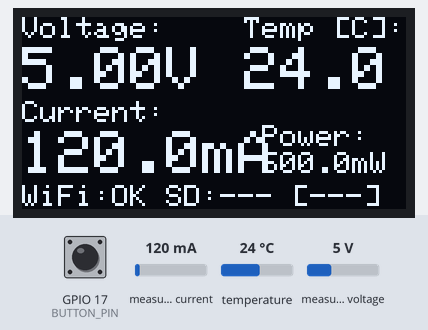
A sketch run on a simulated ESP32. Parts: 128×64 one-colour display. Inputs (shaded band) come from the test bench; at power-on: GPIO 17 (BUTTON_PIN) HIGH, measured current 120 mA, measured voltage 5 V, temperature 24 °C. WiFi joins after 1.5 s; servers stay silent unless stated; the local clock reads 2024-03-15 10:24:30 at power-on unless the sketch sets it; storage starts empty; what the sketch prints to the serial monitor is not drawn.

Above: at 3.5 s.
3.6 s: GPIO 17 (BUTTON_PIN) pulled LOW for 1 s
At 5.3 s:
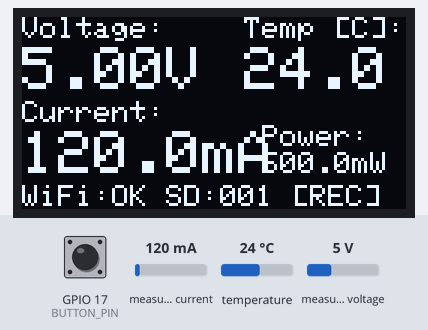
6.4 s: measured current set to 500 mA
At 8.0 s:
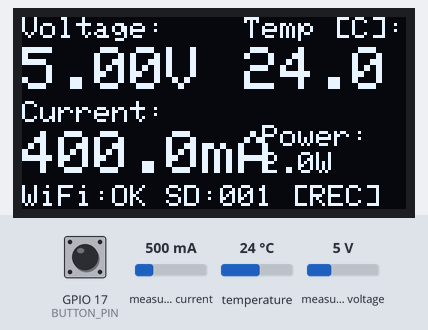
8.4 s: measured voltage set to 0.3 V
At 9.5 s:
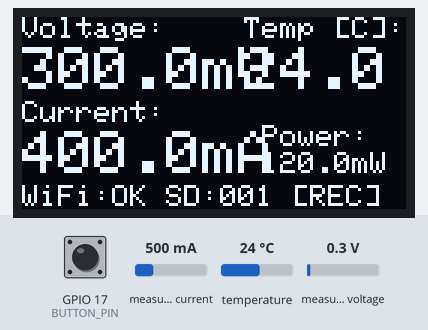
10.4 s: GPIO 17 (BUTTON_PIN) pulled LOW for 3.2 s
At 13.1 s:
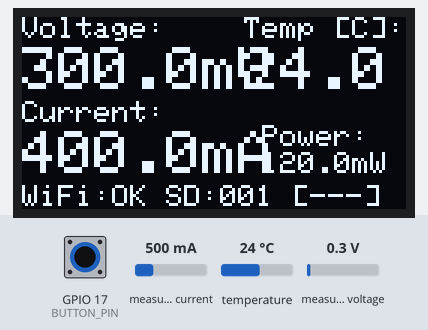
15.1 s: measured voltage set to 0.8 V
At 16.3 s:
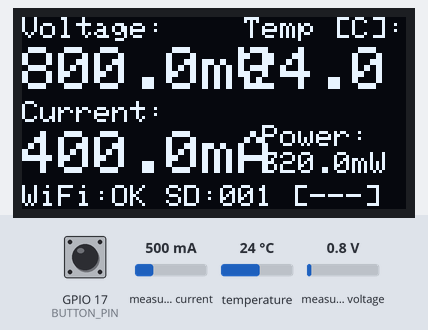
17.4 s: measured voltage set to 1.1 V
At 18.9 s:
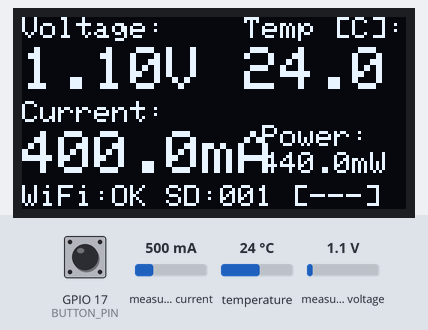
Timing chart, 0 to 20.4 s (numbered marks = the images above; inputs shaded):
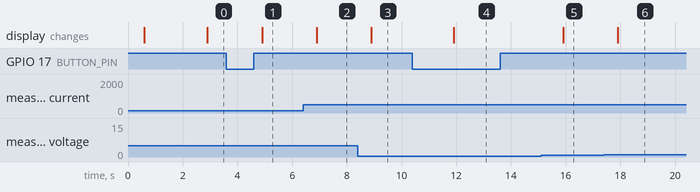

Measured:
- the behaviour switches between 0.9 and 1 V on measured voltage (found by bisection; images 5 and 6)
- after the input at 3.6 s, the display: changes after 1.3 s (image 1)
- after the input at 6.4 s, the display: changes after 0.50 s (image 2)
- after the input at 8.4 s, the display: changes after 0.50 s (image 3)
- after the input at 10.4 s, the display: changes after 1.5 s (image 4)
- after the input at 15.1 s, the display: changes after 0.81 s (image 5)
- after the input at 17.4 s, the display: changes after 0.51 s (image 6)

The sketch:

esp32_sketch.ino
```cpp
/*
 * Project 3: Sensor Data Logger
 * ESP32 + INA219 + DS18B20 + SSD1306 OLED + microSD + WiFi UDP
 * Button on GPIO 2 to start/stop logging
 * Each press-to-start creates a new timestamped file
 *
 * FPGA message override (iCEBreaker via UART, GPIO16 RX):
 *   0x01        -> enter override mode (measurements hidden, message shown)
 *   text bytes  -> accumulated as the message
 *   0x00        -> end of message text (message now displayed)
 *   0x02        -> exit override mode, resume normal display
 */

#include <Wire.h>
#include <SPI.h>
#include <SdFat.h>
#include <WiFi.h>
#include <WiFiUdp.h>
#include <WebServer.h>
#include <uri/UriBraces.h>
#include <time.h>
#include <Adafruit_INA219.h>
#include <Adafruit_GFX.h>
#include <Adafruit_SSD1306.h>
#include <OneWire.h>
#include <DallasTemperature.h>

// ── WiFi credentials ─────────────────────────────────
const char* SSID      = "YOUR_WIFI_SSID";
const char* PASSWORD  = "YOUR_WIFI_PASSWORD";
const char* LAPTOP_IP = "YOUR_LAPTOP_IP";  // e.g. 192.168.1.100 -- find via `ipconfig getifaddr en0` on macOS
const int   UDP_PORT  = 5005;

// —— DEBUG ———————————————————————————————————————————
#define DEBUG false

// ── Pin definitions ────────────────────────────
#define ONE_WIRE_PIN  4
#define SD_CS_PIN     15
#define BUTTON_PIN    17
#define FPGA_RX_PIN   16   // iCEBreaker tx -> here (UART2, RX only)

// ── OLED ────────────────────────────────────
const int SCREEN_WIDTH = 128;
const int SCREEN_HEIGHT = 64;
Adafruit_SSD1306 display(SCREEN_WIDTH, SCREEN_HEIGHT, &Wire, -1);

// ── Sensors ───────────────────────────────────
Adafruit_INA219 ina219;
OneWire oneWire(ONE_WIRE_PIN);
DallasTemperature tempSensor(&oneWire);

// ── SD ─────────────────────────────────────────────
SdFat sd;

// ── UDP + HTTP ───────────────────────────────────
WiFiUDP udp;
WebServer server(80);

// ── FPGA UART link ─────────────────────────────────
HardwareSerial FPGASerial(2);   // ESP32 hardware UART2, remapped to GPIO16 RX

// ── Config ───────────────────────────────────────────
const unsigned long LOG_INTERVAL_MS    = 1000;
const unsigned long DEBOUNCE_MS        = 50;

// ── State ────────────────────────────────────────────
char     FILENAME[32];
int      fileCount     = 0;
bool     isLogging     = false;
bool     sdOk          = false;
bool     inaOk         = false;
bool     wifiOk        = false;
unsigned long lastLogTime    = 0;
unsigned long lastDebounce   = 0;
bool     lastButtonState     = HIGH;
bool     buttonState         = HIGH;

// ── FPGA message override state ───────────────────────
bool     overrideMode     = false;
bool     receivingMessage = false;
String   pendingMessage   = "";

// ── Last-read sensor values (kept global so an override state
//    change can trigger an immediate redraw without waiting for
//    the next 1-second sensor read) ───────────────────
float lastBusV      = 0;
float lastTempC      = 0;
bool  lastTempValid  = false;
float lastCurrentMA  = 0;
float lastPowerMW    = 0;

// ────────────────────────────────────────────────────────────
// Read highest existing file count from SD so it persists
// across power cycles
// ────────────────────────────────────────────────────────────
int readFileCount() {
  SdFile root, file;
  char fname[64];
  int highest = 0;
  root.open("/");
  while (file.openNext(&root, O_READ)) {
    file.getName(fname, sizeof(fname));
    String name = String(fname);
    if (name.endsWith(".CSV") || name.endsWith(".csv")) {
      int count = name.substring(0, 3).toInt();
      if (count > highest) highest = count;
    }
    file.close();
  }
  root.close();
  return highest;
}

// ────────────────────────────────────────────────────────────
void buildFilename() {
  struct tm timeinfo;
  if (!getLocalTime(&timeinfo)) {
    snprintf(FILENAME, sizeof(FILENAME), "%03d_BOOT_%08lu.CSV", fileCount, millis());
    return;
  }
  char base[20];
  strftime(base, sizeof(base), "%Y%m%d_%H%M%S", &timeinfo);
  snprintf(FILENAME, sizeof(FILENAME), "%03d_%s.CSV", fileCount, base);
}

// ────────────────────────────────────────────────────────────
void startLogging() {
  fileCount++;
  buildFilename();
  SdFile f;
  if (f.open(FILENAME, O_WRITE | O_CREAT | O_APPEND)) {
    f.println(F("time_ms,temp_C,bus_V,current_mA,power_mW"));
    f.close();
    isLogging = true;
    Serial.print(F("Logging started: "));
    Serial.println(FILENAME);
  } else {
    Serial.println(F("ERROR: Could not create log file"));
    sdOk = false;
  }
}

void stopLogging() {
  isLogging = false;
  Serial.println(F("Logging stopped."));
}

// ────────────────────────────────────────────────────────────
void handleFileList() {
  String json = "[";
  SdFile root, file;
  char fname[64];
  root.open("/");
  bool first = true;
  while (file.openNext(&root, O_READ)) {
    file.getName(fname, sizeof(fname));
    String name = String(fname);
    if (name.endsWith(".CSV") || name.endsWith(".csv")) {
      if (!first) json += ",";
      json += "\"" + name + "\"";
      first = false;
    }
    file.close();
  }
  root.close();
  json += "]";
  server.send(200, "application/json", json);
}

void handleFileDownload() {
  String filename = server.pathArg(0);
  if (filename.indexOf('/') >= 0 || filename.indexOf('\\') >= 0) {
    server.send(400, "text/plain", "Bad filename");
    return;
  }
  SdFile f;
  if (!f.open(filename.c_str(), O_READ)) {
    server.send(404, "text/plain", "File not found");
    return;
  }
  server.sendHeader("Content-Disposition", "attachment; filename=" + filename);
  server.setContentLength(f.fileSize());
  server.send(200, "text/csv", "");
  uint8_t buf[512];
  int n;
  while ((n = f.read(buf, sizeof(buf))) > 0) {
    server.client().write(buf, n);
  }
  f.close();
}

// ── OLED display functions ────────────────────────────
void displayVoltage(float voltage_V) {
  display.setTextSize(2);
  display.setCursor(0, 10);
  if (abs(voltage_V) >= 1) {
    display.print(voltage_V, 2);
    display.print("V");
  } else {
    display.print(voltage_V * 1000.0, 1);
    display.print("mV");
  }
}

void displayTemp(float tempC, bool valid) {
  display.setTextSize(2);
  display.setCursor(74, 10);
  if (valid) {
    display.print(tempC, 1);
  } else {
    display.print("--");
  }
}

void displayCurrent(float current_mA) {
  display.setTextSize(2);
  display.setCursor(0, 38);
  if (abs(current_mA) >= 1000) {
    display.print(current_mA / 1000.0, 2);
    display.print("A");
  } else {
    display.print(current_mA, 1);
    display.print("mA");
  }
}

void displayPower(float power_mW) {
  display.setTextSize(1);
  display.setCursor(80, 36);
  display.print(F("Power:"));
  display.setCursor(80, 45);
  if (abs(power_mW) >= 1000) {
    display.print(power_mW / 1000.0, 1);
    display.print("W");
  } else {
    display.print(power_mW, 1);
    display.print("mW");
  }
}

// ── FPGA message override handling ────────────────────────
void handleFPGASerial() {
  bool stateChanged = false;

  while (FPGASerial.available()) {
    uint8_t b = FPGASerial.read();

    if (b == 0x01) {                 // enter override mode
      overrideMode     = true;
      receivingMessage = true;
      pendingMessage   = "";
      stateChanged     = true;

      if (wifiOk) {
        udp.beginPacket(LAPTOP_IP, UDP_PORT);
        udp.print("MSG_START");
        udp.endPacket();
      }

    } else if (b == 0x02) {          // exit override mode
      overrideMode     = false;
      receivingMessage = false;
      stateChanged     = true;

      if (wifiOk) {
        udp.beginPacket(LAPTOP_IP, UDP_PORT);
        udp.print("MSG_END");
        udp.endPacket();
      }

    } else if (receivingMessage) {
      if (b == 0x00) {               // end of message text
        receivingMessage = false;
        stateChanged     = true;

        if (wifiOk) {
          udp.beginPacket(LAPTOP_IP, UDP_PORT);
          udp.print("MSG_TEXT:" + pendingMessage);
          udp.endPacket();
        }

      } else {
        pendingMessage += (char)b;
      }
    }
  }

  // Redraw immediately on any state change, rather than waiting
  // for the next 1-second sensor-read cycle.
  if (stateChanged) {
    updateDisplay(lastBusV, lastTempC, lastTempValid, lastCurrentMA, lastPowerMW);
  }
}


// ── Single place that draws the OLED, used by both the normal
//    1-second sensor loop and the immediate FPGA state-change path ──
void updateDisplay(float busV, float tempC, bool tempValid, float currentMA, float powerMW) {
  display.clearDisplay();

  if (overrideMode) {
    // ── Message takes over the measurement area ──
    display.setTextSize(2);
    display.setCursor(0, 20);
    display.println(pendingMessage);

  } else {
    // ── Exactly the original layout, untouched ──
    display.setTextSize(1);
    display.setCursor(0, 0);
    display.print(F("Voltage:"));
    display.setCursor(74, 0);
    display.print(F("Temp [C]:"));

    displayVoltage(busV);
    displayTemp(tempC, tempValid);

    display.setTextSize(1);
    display.setCursor(0, 28);
    display.print(F("Current:"));
    displayCurrent(currentMA);

    displayPower(powerMW);
  }

  // ── Status bar: always shown, in both modes ──
  display.setTextSize(1);
  display.setCursor(0, 56);
  display.print(wifiOk ? F("WiFi:OK ") : F("WiFi:-- "));
  if (sdOk) {
    display.print(F("SD:"));
    if (fileCount > 0) {
      char countStr[4];
      snprintf(countStr, sizeof(countStr), "%03d", fileCount);
      display.print(countStr);
    } else {
      display.print(F("---"));
    }
  } else {
    display.print(F("SD:---"));
  }
  display.print(isLogging ? F(" [REC]") : F(" [---]"));
  display.display();
}

// ────────────────────────────────────────────────────────────
void setup() {
  Serial.begin(115200);
  delay(500);
  Serial.println(F("=== Sensor Data Logger ==="));

  // ── Button ─────────────────────────────────
  pinMode(BUTTON_PIN, INPUT_PULLUP);

  // ── FPGA UART link ───────────────────────────────
  FPGASerial.begin(9600, SERIAL_8N1, FPGA_RX_PIN, -1);

  // ── SD card ───────────────────────────────────
  Serial.print(F("SD card..."));
  if (!sd.begin(SD_CS_PIN, SD_SCK_MHZ(4))) {
    Serial.println(F(" FAILED"));
  } else {
    Serial.println(F(" OK"));
    sdOk = true;
    fileCount = readFileCount();
    Serial.print(F("Last file count: "));
    Serial.println(fileCount);
  }

  // ── OLED ───────────────────────────────────────────────────
  if (!display.begin(SSD1306_SWITCHCAPVCC, 0x3C)) {
    Serial.println(F("OLED init failed"));
  } else {
    display.clearDisplay();
    display.setTextSize(1);
    display.setTextColor(SSD1306_WHITE);
    display.setCursor(0, 0);
    display.println(F("Data Logger"));
    display.println(F("Starting up..."));
    display.display();
  }

  // ── INA219 ─────────────────────────────────────────────
  if (ina219.begin()) {
    ina219.setCalibration_16V_400mA();
    inaOk = true;
    Serial.println(F("INA219: OK"));
  } else {
    Serial.println(F("INA219: NOT FOUND"));
  }

  // ── DS18B20 ────────────────────────────────────────────
  tempSensor.begin();
  tempSensor.setResolution(12);
  Serial.print(F("DS18B20 devices found: "));
  Serial.println(tempSensor.getDeviceCount());

  // ── WiFi ────────────────────────────────────────────────
  Serial.print(F("WiFi..."));
  WiFi.begin(SSID, PASSWORD);
  int attempts = 0;
  while (WiFi.status() != WL_CONNECTED && attempts < 20) {
    delay(500);
    Serial.print('.');
    attempts++;
  }
  if (WiFi.status() == WL_CONNECTED) {
    wifiOk = true;
    udp.begin(UDP_PORT);
    Serial.print(F(" connected. IP: "));
    Serial.println(WiFi.localIP());

    configTime(-7 * 3600, 0, "pool.ntp.org", "time.nist.gov");
    Serial.print(F("NTP sync..."));
    struct tm timeinfo;
    int ntpAttempts = 0;
    while (!getLocalTime(&timeinfo) && ntpAttempts < 10) {
      delay(500);
      Serial.print('.');
      ntpAttempts++;
    }
    if (getLocalTime(&timeinfo)) {
      Serial.print(F(" OK — "));
      Serial.println(&timeinfo, "%Y-%m-%d %H:%M:%S");
    } else {
      Serial.println(F(" FAILED — filename will use millis()"));
    }
  } else {
    Serial.println(F(" FAILED"));
  }

  server.on("/files", handleFileList);
  server.on(UriBraces("/sd/{}"), handleFileDownload);
  server.begin();
  Serial.println(F("HTTP server started"));
  Serial.println(F("Ready. Press button to start logging."));
}

// ────────────────────────────────────────────────────────────
void loop() {
  server.handleClient();
  handleFPGASerial();

  // ── Button debounce ────────────────────────────────
  bool reading = digitalRead(BUTTON_PIN);
  if (reading != lastButtonState) lastDebounce = millis();
  if ((millis() - lastDebounce) > DEBOUNCE_MS) {
    if (reading != buttonState) {
      buttonState = reading;
      if (buttonState == LOW) {          // button pressed
        if (!isLogging) {
          if (sdOk) startLogging();
        } else {
          stopLogging();
        }
      }
    }
  }
  lastButtonState = reading;

  // ── Sensor reads + logging at interval ──────────────────
  unsigned long now = millis();
  if (now - lastLogTime < LOG_INTERVAL_MS) return;
  lastLogTime = now;

  // ── Read DS18B20 ─────────────────────────────────────────
  tempSensor.requestTemperatures();
  float tempC = tempSensor.getTempCByIndex(0);
  bool tempValid = (tempC != DEVICE_DISCONNECTED_C);

  // ── Read INA219 ──────────────────────────────────────────
  float busV = 0, currentMA = 0, powerMW = 0;
  if (inaOk) {
    busV      = ina219.getBusVoltage_V();
    currentMA = ina219.getCurrent_mA();
    powerMW   = busV * currentMA;
  }

  // ── Keep latest values around for immediate FPGA-triggered redraws ──
  lastBusV     = busV;
  lastTempC    = tempC;
  lastTempValid = tempValid;
  lastCurrentMA = currentMA;
  lastPowerMW   = powerMW;

  // ── OLED ───────────────────────────────────────────────────
  updateDisplay(busV, tempC, tempValid, currentMA, powerMW);

  // ── Serial ──────────────────────────────────────────────────
  if (DEBUG) {
    Serial.print(now);
    Serial.print(F(" ms | "));
    Serial.print(tempValid ? tempC : -999.0, 2);
    Serial.print(F(" C | "));
    Serial.print(busV, 3);      Serial.print(F(" V | "));
    Serial.print(currentMA, 2); Serial.print(F(" mA | "));
    Serial.print(powerMW, 2);   Serial.println(F(" mW"));
  }
  // ── CSV row ─────────────────────────────────────────────
  String row = String(now) + "," +
               String(tempValid ? tempC : -999.0, 4) + "," +
               String(busV, 4) + "," +
               String(currentMA, 4) + "," +
               String(powerMW, 4);

  // ── UDP always ─────────────────────────────────────────────
  if (wifiOk) {
    udp.beginPacket(LAPTOP_IP, UDP_PORT);
    udp.print(row);
    udp.endPacket();
  }

  // ── SD only when logging ───────────────────────────────
  if (isLogging && sdOk) {
    SdFile f;
    if (f.open(FILENAME, O_WRITE | O_CREAT | O_APPEND)) {
      f.println(row.c_str());
      f.close();
    } else {
      Serial.println(F("SD write error"));
      sdOk = false;
    }
  }
}
```
